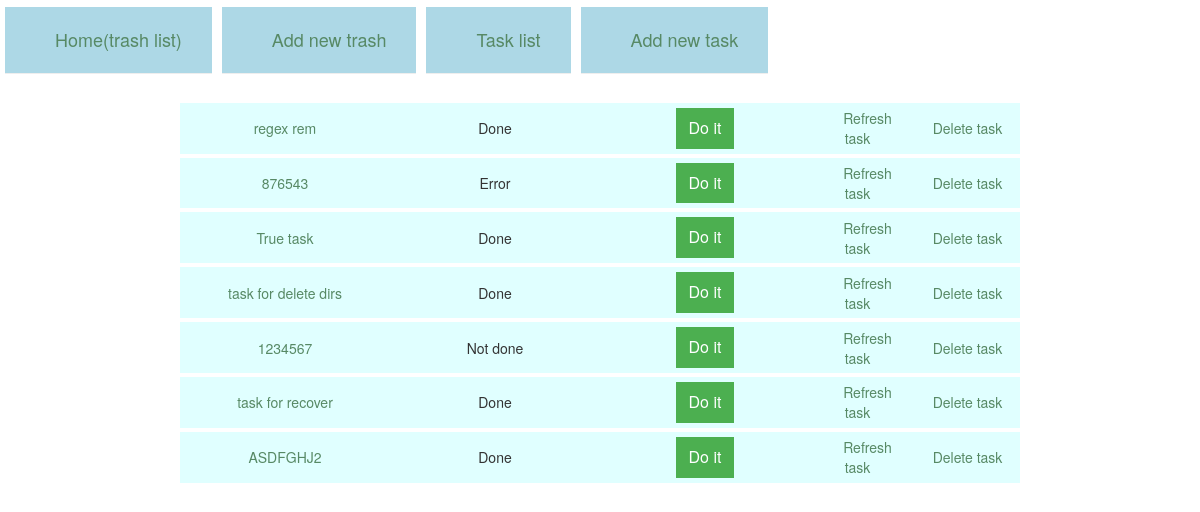
The app's page /task_list/, older data.
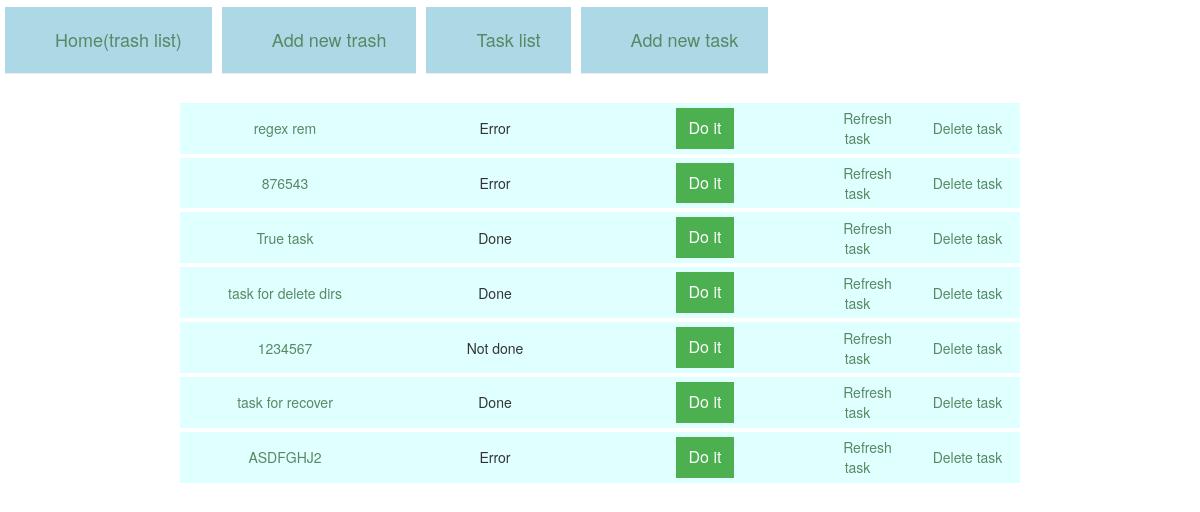
The same page, newer data.
### trashes/models.py (models this page shows, shortened)
class TaskToDo(models.Model):
    name = models.CharField(max_length=256, default=' ')
    file_path = models.CharField(max_length=256, default=' ')
    trash = models.ForeignKey(Trash, default=None)
    verbose = models.BooleanField(default=False)
    dry_run = models.BooleanField(default=False)
    silent = models.BooleanField(default=False)
    tasks = (
        ('delete by regex', 'delete by regex'),
        ('delete by filename', 'delete by filename'),
        ('recover all trash', 'recover all trash'),
        ('clear all trash', 'clear all trash'),
        ('remove files from trash', 'remove files from trash'),
        ('recover files from trash', 'recover files from trash'),
        ('remove files from trash by regex', 'remove files from trash by regex'),
        ('recover files from trash by regex', 'recover files from trash by regex')
    )
    file_task = models.CharField(max_length=256, choices=tasks, default=None)
    regular = models.CharField(max_length=256, default=' ')
    NOTDONE = 'Not done'
    INPROCESS = 'In process'
    WAITING = 'Waiting'
    DONE = 'Done'
    ERROR = 'Error'
    task_process_choices = (
        (NOTDONE, 'Not done'),
        (INPROCESS, 'In process'),
        (WAITING, 'Waiting'),
        (DONE, 'Done'),
        (ERROR, 'Error'),
    )
    task_process = models.CharField(
        max_length=256,
        choices=task_process_choices,
        default=NOTDONE,
    )
    class Meta:
        db_table = 'task'

### trashes/views.py (the view)
# urls.py: url(r'^task_list/$', views.TaskList.as_view(), name='task_list'),
class TaskList(ListView):
    template_name = 'task_list.html'
    model = TaskToDo

### templates/task_list.html
{% extends 'base.html' %}
{% block content %}
<table >
        <tbody>
            <tr>
             <td ><div class="page-header"><a href={% url 'main' %}>Home(trash list)</a></div></td>
            <td ><div class="page-header"><a href={% url 'add_trash' %}>Add new trash</a></div></td>
            <td ><div class="page-header"><a href={% url 'task_list'%}>Task list</a></div></td>
            <td ><div class="page-header"><a href={% url 'add_task'%}>Add new task</a></div></td>
            </tr>
        </tbody>
    </table>
 {% if tasktodo_list %}
{% for obj in tasktodo_list %}
    <table style="margin-left: auto; margin-right: auto; background-color: #E0FFFF" width= 70%>
    <tbody>
        <tr>
            <td style="width: 25%; text-align: center"><div><a href={% url 'refresh_task' pk=obj.pk %}>{{ obj.name }}</a></div></td>
            <td style="width: 25%; text-align: center"><div>{{ obj.task_process }}</div></td>
            <td style="width: 25%; text-align: center">
             {% if obj.task_process != obj.WAITING %}
                 {% if obj.task_process != obj.INPROCESS %}
                    <form action="{% url 'do_the_task' pk=obj.pk %}" method="post">{% csrf_token %}
                        <input class="button" type="submit" value="Do it">
                    </form>
                 {% endif %}
            {% endif %}
            </td>
            <td style="width: 100px; text-align: center"><div><a href={% url 'refresh_task' pk=obj.pk %}>Refresh task</a></div></td>
            <td style="width: 100px; text-align: center"><div><a href={% url 'delete_task' pk=obj.pk %}>Delete task</a></div></td>
        </tr>
    </tbody>
    </table>
{% endfor %}
{% else %}
<p> task is done</p>
{% endif %}
{% endblock %}

Row changes from the older to the newer data that the page shows:
changed TaskToDo "regex rem": task_process "Done" → "Error"
changed TaskToDo "ASDFGHJ2": task_process "Done" → "Error"
